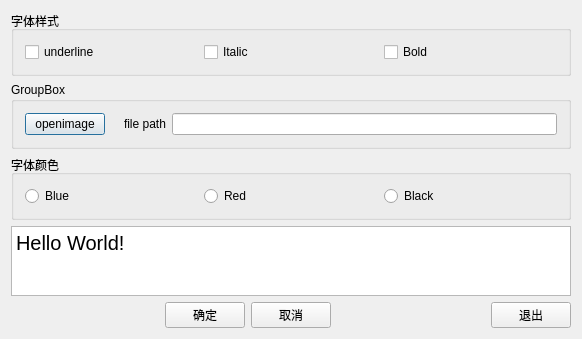
<?xml version="1.0" encoding="UTF-8"?>
<ui version="4.0">
 <class>Dialog</class>
 <widget class="QDialog" name="Dialog">
  <property name="geometry">
   <rect>
    <x>0</x>
    <y>0</y>
    <width>582</width>
    <height>189</height>
   </rect>
  </property>
  <property name="windowTitle">
   <string>Dialog</string>
  </property>
  <layout class="QVBoxLayout" name="verticalLayout">
   <item>
    <widget class="QGroupBox" name="zitiYangShi">
     <property name="title">
      <string>字体样式</string>
     </property>
     <layout class="QGridLayout" name="gridLayout">
      <item row="0" column="0">
       <widget class="QCheckBox" name="checkBox">
        <property name="text">
         <string>underline</string>
        </property>
       </widget>
      </item>
      <item row="0" column="1">
       <widget class="QCheckBox" name="checkBox_2">
        <property name="text">
         <string>Italic</string>
        </property>
       </widget>
      </item>
      <item row="0" column="2">
       <widget class="QCheckBox" name="checkBox_4">
        <property name="text">
         <string>Bold</string>
        </property>
       </widget>
      </item>
     </layout>
    </widget>
   </item>
   <item>
    <widget class="QGroupBox" name="groupBox">
     <property name="title">
      <string>GroupBox</string>
     </property>
     <layout class="QHBoxLayout" name="horizontalLayout">
      <item>
       <widget class="QPushButton" name="pushButton">
        <property name="text">
         <string>openimage</string>
        </property>
       </widget>
      </item>
      <item>
       <widget class="QLabel" name="label_2">
        <property name="text">
         <string/>
        </property>
       </widget>
      </item>
      <item>
       <widget class="QLabel" name="label">
        <property name="text">
         <string>file path</string>
        </property>
       </widget>
      </item>
      <item>
       <widget class="QLineEdit" name="lineEdit"/>
      </item>
     </layout>
    </widget>
   </item>
   <item>
    <widget class="QGroupBox" name="zitiYanse">
     <property name="title">
      <string>字体颜色</string>
     </property>
     <layout class="QHBoxLayout" name="horizontalLayout_2">
      <item>
       <widget class="QRadioButton" name="radioButton">
        <property name="text">
         <string>Blue</string>
        </property>
       </widget>
      </item>
      <item>
       <widget class="QRadioButton" name="radioButton_2">
        <property name="text">
         <string>Red</string>
        </property>
       </widget>
      </item>
      <item>
       <widget class="QRadioButton" name="radioButton_3">
        <property name="text">
         <string>Black</string>
        </property>
       </widget>
      </item>
     </layout>
    </widget>
   </item>
   <item>
    <widget class="QPlainTextEdit" name="plainTextEdit">
     <property name="font">
      <font>
       <pointsize>15</pointsize>
      </font>
     </property>
     <property name="plainText">
      <string>Hello World!</string>
     </property>
    </widget>
   </item>
   <item>
    <layout class="QHBoxLayout" name="BtnFunction">
     <item>
      <spacer name="horizontalSpacer">
       <property name="orientation">
        <enum>Qt::Horizontal</enum>
       </property>
       <property name="sizeHint" stdset="0">
        <size>
         <width>40</width>
         <height>20</height>
        </size>
       </property>
      </spacer>
     </item>
     <item>
      <widget class="QPushButton" name="OK">
       <property name="text">
        <string>确定</string>
       </property>
      </widget>
     </item>
     <item>
      <widget class="QPushButton" name="cancel">
       <property name="text">
        <string>取消</string>
       </property>
      </widget>
     </item>
     <item>
      <spacer name="horizontalSpacer_2">
       <property name="orientation">
        <enum>Qt::Horizontal</enum>
       </property>
       <property name="sizeHint" stdset="0">
        <size>
         <width>40</width>
         <height>20</height>
        </size>
       </property>
      </spacer>
     </item>
     <item>
      <widget class="QPushButton" name="quit">
       <property name="text">
        <string>退出</string>
       </property>
      </widget>
     </item>
    </layout>
   </item>
  </layout>
 </widget>
 <layoutdefault spacing="6" margin="11"/>
 <resources/>
 <connections>
  <connection>
   <sender>cancel</sender>
   <signal>clicked()</signal>
   <receiver>Dialog</receiver>
   <slot>reject()</slot>
   <hints>
    <hint type="sourcelabel">
     <x>235</x>
     <y>400</y>
    </hint>
    <hint type="destinationlabel">
     <x>235</x>
     <y>208</y>
    </hint>
   </hints>
  </connection>
  <connection>
   <sender>OK</sender>
   <signal>clicked()</signal>
   <receiver>Dialog</receiver>
   <slot>accept()</slot>
   <hints>
    <hint type="sourcelabel">
     <x>151</x>
     <y>400</y>
    </hint>
    <hint type="destinationlabel">
     <x>235</x>
     <y>208</y>
    </hint>
   </hints>
  </connection>
  <connection>
   <sender>quit</sender>
   <signal>clicked()</signal>
   <receiver>Dialog</receiver>
   <slot>close()</slot>
   <hints>
    <hint type="sourcelabel">
     <x>423</x>
     <y>400</y>
    </hint>
    <hint type="destinationlabel">
     <x>235</x>
     <y>208</y>
    </hint>
   </hints>
  </connection>
 </connections>
</ui>
